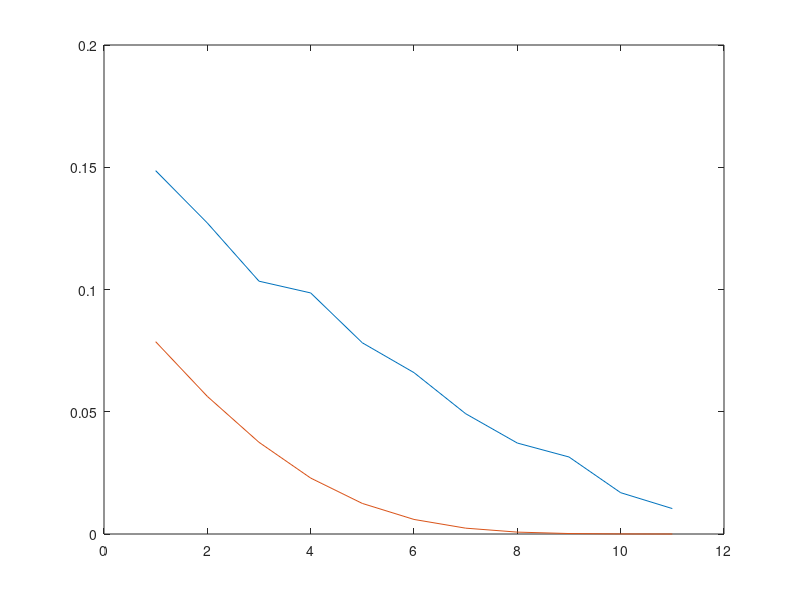

Write MATLAB code to recreate this figure.
clear all;
close all;
clc;

%% Constante utilisée dans le script 

N = 10000;    % Longueur du message généré
Fe = 24000;
Rb = 3000;
Tb = 1/Rb;
Ns = Fe/Rb;
Ts = Ns/Fe;
Te = 1/Fe;

alpha0 = 1;
alpha1 = 0.5;

%% Génération d'un sigal aléatoire binaire

% On génére aléatoirement une suite de 0 et de 1 de la longueur voulue 
bits = randi([0 1], 1, N);%[0 1 1 0 0 1 ]%

% On réalise le mapping de la suite de bits  en affectant 1 aux bits 1 et -1 aux bits 0
Symboles1 = 2*bits - 1;

%Génération d'un dirac à l'entrée
n = 10000;
d = [1, zeros(1,n)];

% On réalise le suréchantillonage 
Diracs1 = kron(Symboles1, [1 zeros(1, Ns-1)]);

% On génére la réponse impulsionnelle du filtre du modulateur 1
h = ones(1, Ns);

% On filtre notre suite d'impulsions de Dirac
x = filter(h, 1, Diracs1);

hc = kron([alpha0, alpha1], [1 zeros(1, Ns-1)]);

xc = filter(hc,1,x);

        % MISE EN PLACE DU BRUIT 
n0 = Ns;

Px = mean(abs(xc).^2);
M = 2;
TEB_bruit = [];
TEB_th = [];
for i = 0:10
    Eb_div_N0 = power(10, i/10);
    sigma_n_carre = (Px * Ns) / (2 * log2(M) * (Eb_div_N0));
    bruit = sqrt(sigma_n_carre) * randn(1, length(xc));
    x_bruit = xc + bruit;
    r_bruit = filter(h, 1, x_bruit);
  

        % Tracé diagrammes de l'oeil

    %figure (i+1)
    
    %plot(reshape(r_bruit(Ns+1:end), Ns, length(r_bruit(Ns+1:end))/Ns));
    
    
    r_ech_bruit = r_bruit(n0 : n0 : length(r_bruit));
    r_ech_bruit(find(r_ech_bruit >= 0)) = 1;
    r_ech_bruit(find(r_ech_bruit < 0)) = 0;
    TEB_bruit = [TEB_bruit length(find((r_ech_bruit - bits).^2 ~= 0)) / N];
    
    arg = sqrt(2*Eb_div_N0);
    TEB_th = [TEB_th qfunc(arg)];
    

end

plot(TEB_bruit)
hold on
plot(TEB_th)